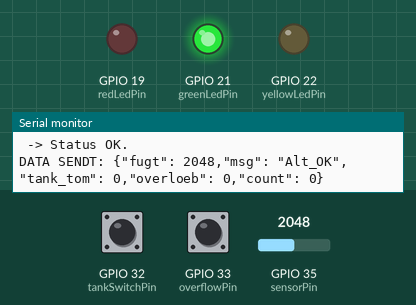
Simulated run of this program. Board: ESP32. Parts: output pins drawn as LEDs (lit = HIGH), the last lines printed to the serial monitor. Dashed ring = blinking. Inputs (shaded band) come from the test bench; at power-on: GPIO 33 (overflowPin) HIGH, GPIO 32 (tankSwitchPin) HIGH, GPIO 35 (sensorPin) = 2048. WiFi joins after 1.5 s; servers stay silent unless stated; no MQTT or app messages arrive unless stated.

Above: at 3.7 s.
3.8 s: GPIO 33 (overflowPin) pulled LOW for 0.15 s
At 3.97 s:
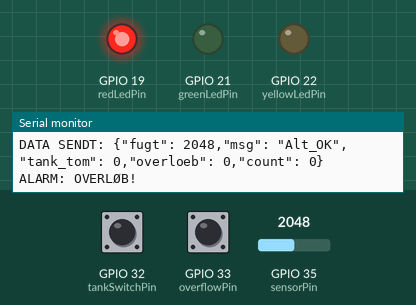
5.5 s: GPIO 32 (tankSwitchPin) pulled LOW for 0.15 s
At 6.1 s:
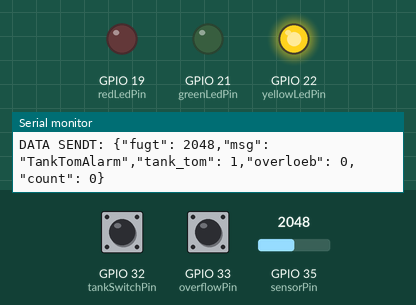
8.0 s: GPIO 32 (tankSwitchPin) pulled LOW for 3.2 s
At 13.3 s:
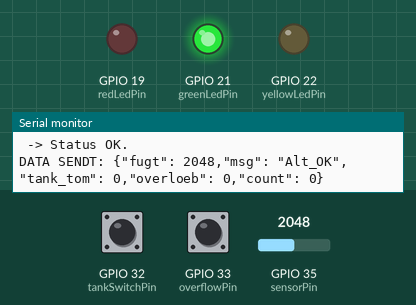
13.6 s: GPIO 33 (overflowPin) pulled LOW for 3.2 s
At 13.91 s:
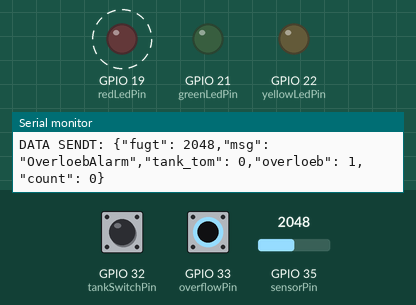
Timing chart, 0 to 18.3 s (numbered marks = the images above; inputs shaded):
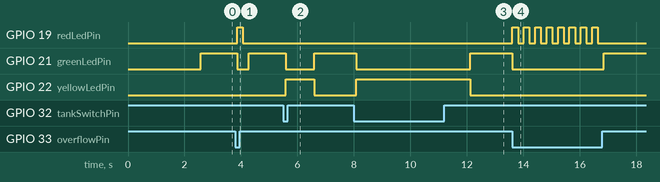

Measured:
- after the input at 3.8 s, GPIO 19 (redLedPin): LOW → HIGH after 0.07 s, → LOW 0.20 s later; GPIO 21 (greenLedPin): HIGH → LOW after 0.07 s, → HIGH 0.41 s later
- after the input at 5.5 s, GPIO 21 (greenLedPin): HIGH → LOW after 0.08 s, → HIGH 1.0 s later; GPIO 22 (yellowLedPin): LOW → HIGH after 0.08 s, → LOW 1.0 s later
- after the input at 8.0 s, GPIO 21 (greenLedPin): HIGH → LOW after 0.09 s, → HIGH 4.0 s later; GPIO 22 (yellowLedPin): LOW → HIGH after 0.09 s, → LOW 4.0 s later
- after the input at 13.6 s, GPIO 19 (redLedPin): alternates HIGH for 0.20 s and LOW for 0.20 s, 16 changes in all, then stays LOW, starting at once; GPIO 21 (greenLedPin): HIGH → LOW at once, → HIGH 3.2 s later

The program:

main.cpp
```cpp
#include <Arduino.h>
#include <WiFi.h>
#include <PubSubClient.h>

// --- 1. WIFI & MQTT INDSTILLINGER ---
const char* ssid = "IoT_H3/4";
const char* password = "98806829";

// HER ER DIN RASPBERRY PI IP INDSAT:
const char* mqtt_server = "192.168.0.152";

// --- KONFIGURATION AF PORTE ---
const int sensorPin = 35;
const int relayPin = 4;
const int tankSwitchPin = 32;
const int overflowPin = 33;

// Lamper
const int greenLedPin = 21;
const int yellowLedPin = 22;
const int redLedPin = 19;

// --- INDSTILLINGER ---
const int dryThreshold = 2400;  // Grænse for tør jord
const int pumpDuration = 1000;  // 1 sekund
const int soakTime = 30000;     // 30 sekunder

// --- DATA VARIABLER ---
int waterCount = 0;

WiFiClient espClient;
PubSubClient client(espClient);

// --- WIFI FORBINDELSE ---
void setup_wifi() {
  delay(10);
  Serial.println();
  Serial.print("Forbinder til WiFi: ");
  Serial.println(ssid);

  WiFi.begin(ssid, password);

  while (WiFi.status() != WL_CONNECTED) {
    delay(500);
    Serial.print(".");
  }
  Serial.println("\nWiFi forbundet!");
  Serial.print("ESP32 IP-adresse: ");
  Serial.println(WiFi.localIP());
}

// --- MQTT FORBINDELSE ---
void reconnect() {
  while (!client.connected()) {
    Serial.print("Forsøger MQTT forbindelse til ");
    Serial.print(mqtt_server);
    Serial.print("...");

    // Vi bruger et unikt ID
    if (client.connect("ESP32_Karse_Vander")) {
      Serial.println("forbundet!");
    } else {
      Serial.print("fejlede, rc=");
      Serial.print(client.state());
      Serial.println(" prøver igen om 5 sek");
      delay(5000);
    }
  }
}

// --- SEND DATA ---
void sendData(String statusMsg, int tankTom, int overloeb) {
  if (!client.connected()) {
    reconnect();
  }
  client.loop();

  int fugt = analogRead(sensorPin);

  // JSON format
  String payload = "{";
  payload += "\"fugt\": " + String(fugt) + ",";
  payload += "\"msg\": \"" + statusMsg + "\",";
  payload += "\"tank_tom\": " + String(tankTom) + ",";
  payload += "\"overloeb\": " + String(overloeb) + ",";
  payload += "\"count\": " + String(waterCount);
  payload += "}";

  client.publish("karse/data", payload.c_str());
  Serial.println("DATA SENDT: " + payload);
}

void setup() {
  Serial.begin(115200);

  pinMode(sensorPin, INPUT);
  pinMode(tankSwitchPin, INPUT_PULLUP);
  pinMode(overflowPin, INPUT_PULLUP);
  pinMode(relayPin, INPUT);
  pinMode(greenLedPin, OUTPUT);
  pinMode(yellowLedPin, OUTPUT);
  pinMode(redLedPin, OUTPUT);

  setup_wifi();
  client.setServer(mqtt_server, 1883);

  Serial.println("--- System Startet ---");
  delay(1000);
}

void loop() {
  if (!client.connected()) {
    reconnect();
  }
  client.loop();

  // 1. TJEK HOVEDTANKEN
  int tankLevel = digitalRead(tankSwitchPin);

  if (tankLevel == 0) {
    Serial.println("ALARM: Hovedtanken er tom!");
    pinMode(relayPin, INPUT);

    digitalWrite(yellowLedPin, HIGH);
    digitalWrite(greenLedPin, LOW);
    digitalWrite(redLedPin, LOW);

    sendData("TankTomAlarm", 1, 0);

    delay(1000);
    return;
  }

  // 2. TJEK OVERLØB
  int overflowLevel = digitalRead(overflowPin);

  if (overflowLevel == 0) {
     Serial.println("ALARM: OVERLØB!");
     pinMode(relayPin, INPUT);
     digitalWrite(greenLedPin, LOW);
     digitalWrite(yellowLedPin, LOW);

     digitalWrite(redLedPin, HIGH);
     delay(200);
     digitalWrite(redLedPin, LOW);

     sendData("OverloebAlarm", 0, 1);

     delay(200);
     return;
  }

  // 3. TJEK JORDEN
  int sensorValue = analogRead(sensorPin);

  if (sensorValue > dryThreshold) {
    // --- TØRT -> VANDE ---
    Serial.println(" -> TØRT! Giver vand");

    waterCount++;
    sendData("Vander", 0, 0);

    digitalWrite(redLedPin, HIGH);
    digitalWrite(greenLedPin, LOW);
    digitalWrite(yellowLedPin, LOW);

    pinMode(relayPin, OUTPUT);
    digitalWrite(relayPin, LOW);
    delay(pumpDuration);

    pinMode(relayPin, INPUT);
    Serial.println(" -> PAUSE.");

    unsigned long startTime = millis();
    while (millis() - startTime < soakTime) {
      client.loop();
      if (digitalRead(overflowPin) == 0) {
        sendData("Overloeb_Pause", 0, 1);
        break;
      }
      delay(100);
    }

  } else {
    // --- STATUS OK ---
    Serial.println(" -> Status OK.");

    sendData("Alt_OK", 0, 0);

    pinMode(relayPin, INPUT);
    digitalWrite(greenLedPin, HIGH);
    digitalWrite(redLedPin, LOW);
    digitalWrite(yellowLedPin, LOW);

    unsigned long okWait = millis();
    while (millis() - okWait < 30000) {
       client.loop();
       if (digitalRead(overflowPin) == 0 || digitalRead(tankSwitchPin) == 0) break;
       delay(100);
    }
  }
}
```
